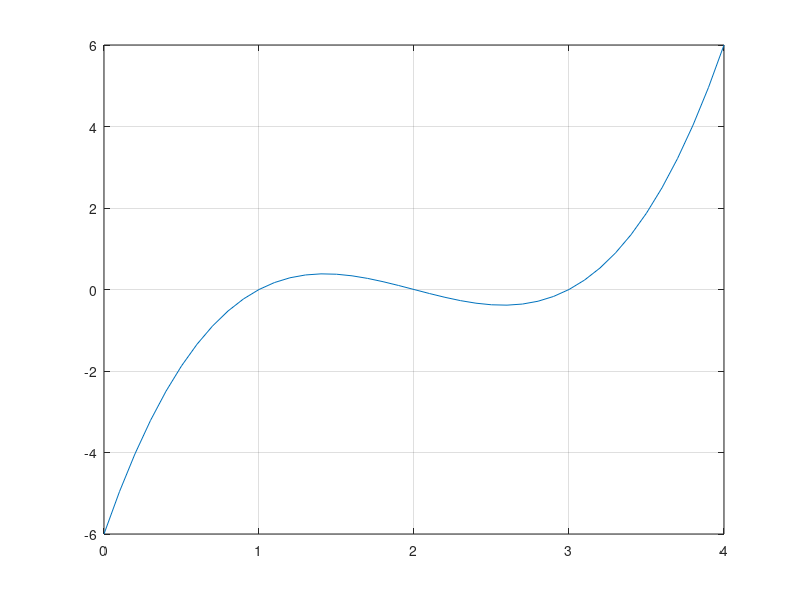

MATLAB code to generate this figure:
clc
clear
clf

t = 0:0.1:4;

f1 = @(x)(x.^3 - 6*x.^2 + 11.*x - 6);

y = f1(t);
plot(t,y)
grid on

x0 = 2.1;

X = fsolve(f1,x0)